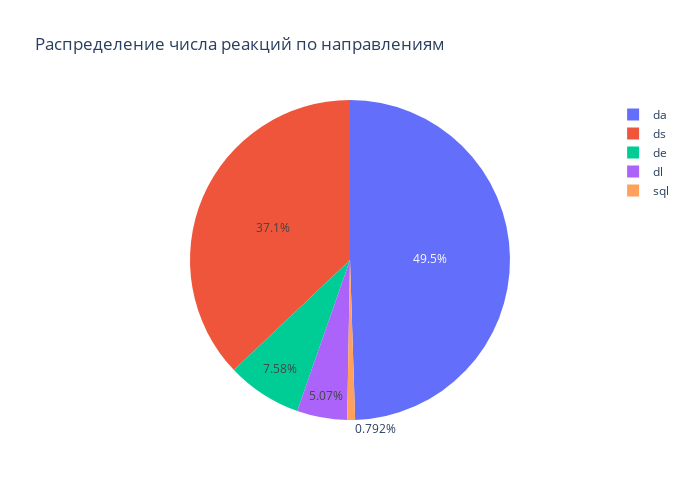

Source (notebook cell):
### Code cell
courses = courses_by_reactions['course']
total = courses_by_reactions['total_reactions']

fig = go.Figure(data=[go.Pie(labels=courses, values=total)])
fig.update_layout(title='Распределение числа реакций по направлениям',
                  width=700,
                  height=500,
                  annotations=[dict(x=1.12,
                                    y=1.05,
                                    text='',
                                    showarrow=False)])
fig.show()

### Figure 1 — Plotly figure (JSON) as saved in the notebook; plotly's stock layout.template omitted (floating-point values rounded to 4 significant figures)
{"data": [{"labels": ["da", "ds", "de", "dl", "sql"], "type": "pie", "values": [12941, 9696, 1981, 1325, 207]}], "layout": {"annotations": [{"showarrow": false, "text": "", "x": 1.12, "y": 1.05}], "height": 500, "title": {"text": "Распределение числа реакций по направлениям"}, "width": 700}}
